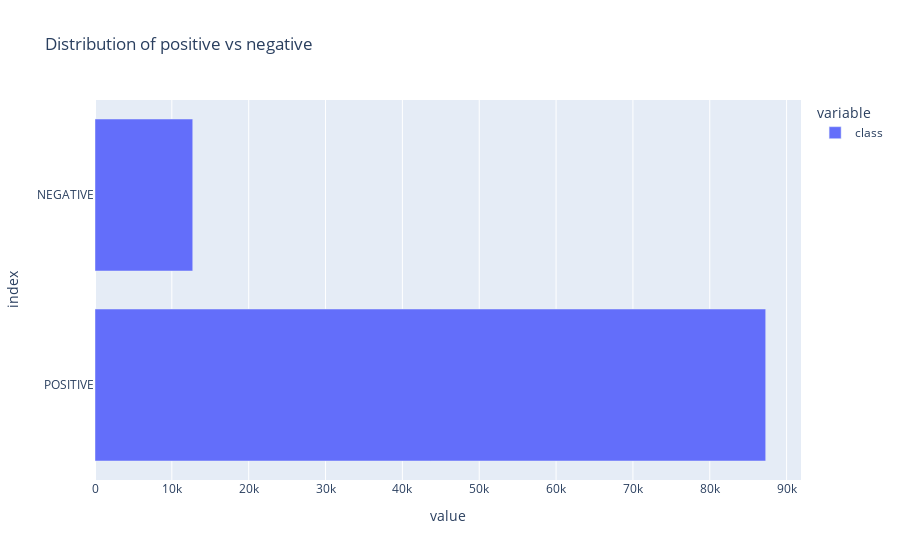

Notebook code for this chart:
### Code cell
fig = px.bar(df_reviews_english["class"].value_counts(), orientation = "h", title = f"Distribution of positive vs negative")
fig.show()

### Figure 1 — Plotly figure (JSON) as saved in the notebook; plotly's stock layout.template omitted (floating-point values rounded to 4 significant figures)
{"data": [{"alignmentgroup": "True", "hovertemplate": "variable=class<br>value=%{x}<br>index=%{y}<extra></extra>", "legendgroup": "class", "marker": {"color": "#636efa", "pattern": {"shape": ""}}, "name": "class", "offsetgroup": "class", "orientation": "h", "showlegend": true, "textposition": "auto", "type": "bar", "x": [87280, 12720], "xaxis": "x", "y": ["POSITIVE", "NEGATIVE"], "yaxis": "y"}], "layout": {"barmode": "relative", "legend": {"title": {"text": "variable"}, "tracegroupgap": 0}, "title": {"text": "Distribution of positive vs negative"}, "xaxis": {"anchor": "y", "domain": [0, 1], "title": {"text": "value"}}, "yaxis": {"anchor": "x", "domain": [0, 1], "title": {"text": "index"}}}}
